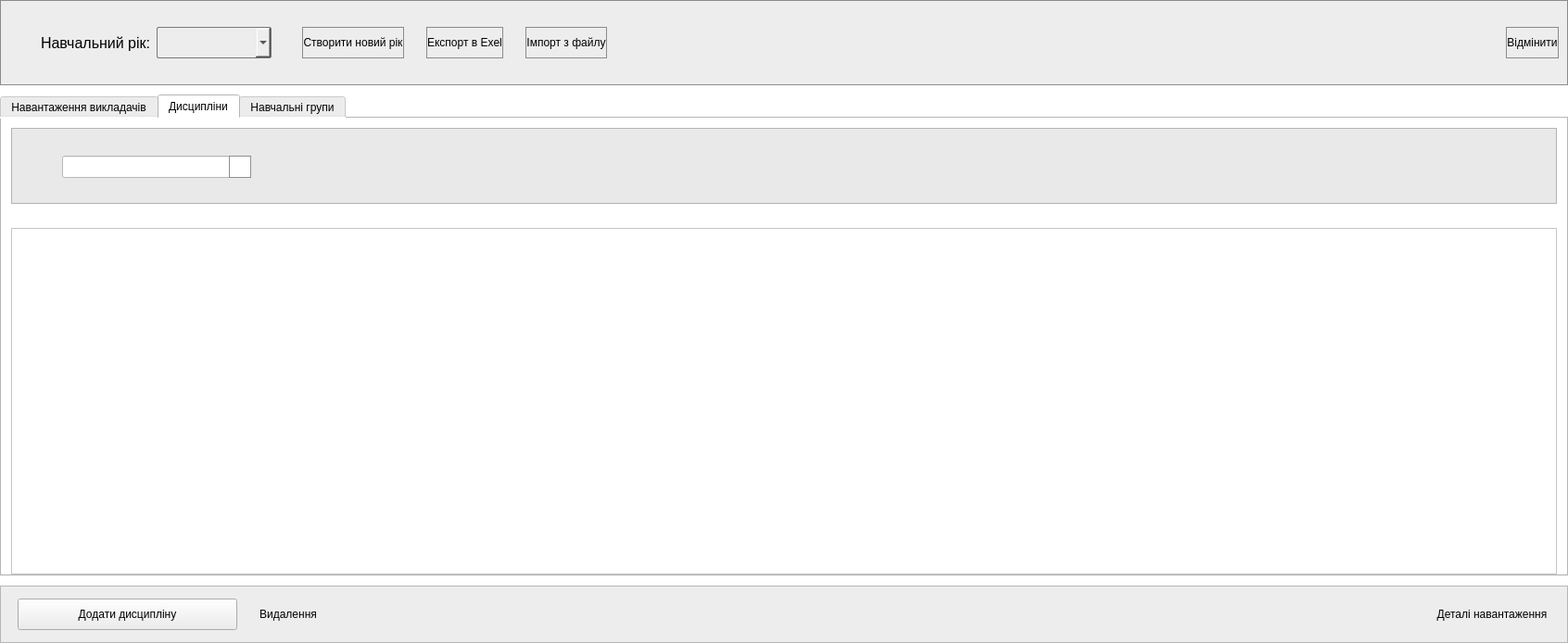
<?xml version="1.0" encoding="UTF-8"?>
<ui version="4.0">
 <class>MainWindow</class>
 <widget class="QMainWindow" name="MainWindow">
  <property name="geometry">
   <rect>
    <x>0</x>
    <y>0</y>
    <width>1692</width>
    <height>694</height>
   </rect>
  </property>
  <property name="windowTitle">
   <string>MainWindow</string>
  </property>
  <property name="styleSheet">
   <string notr="true">background-color: rgb(255, 255, 255);
</string>
  </property>
  <widget class="QWidget" name="centralwidget">
   <property name="styleSheet">
    <string notr="true"/>
   </property>
   <layout class="QVBoxLayout" name="verticalLayout">
    <property name="spacing">
     <number>10</number>
    </property>
    <property name="leftMargin">
     <number>0</number>
    </property>
    <property name="topMargin">
     <number>0</number>
    </property>
    <property name="rightMargin">
     <number>0</number>
    </property>
    <property name="bottomMargin">
     <number>0</number>
    </property>
    <item>
     <widget class="QFrame" name="Header">
      <property name="minimumSize">
       <size>
        <width>0</width>
        <height>92</height>
       </size>
      </property>
      <property name="styleSheet">
       <string notr="true">background-color: rgb(237, 237, 237);
border: 1px solid rgb(139, 139, 139);


</string>
      </property>
      <property name="frameShape">
       <enum>QFrame::Shape::StyledPanel</enum>
      </property>
      <property name="frameShadow">
       <enum>QFrame::Shadow::Raised</enum>
      </property>
      <layout class="QHBoxLayout" name="horizontalLayout_4">
       <property name="spacing">
        <number>26</number>
       </property>
       <item>
        <layout class="QHBoxLayout" name="horizontalLayout_3">
         <property name="spacing">
          <number>24</number>
         </property>
         <item>
          <widget class="QWidget" name="widget_2" native="true">
           <property name="minimumSize">
            <size>
             <width>10</width>
             <height>0</height>
            </size>
           </property>
           <property name="styleSheet">
            <string notr="true">border: 0px;</string>
           </property>
           <layout class="QHBoxLayout" name="horizontalLayout">
            <property name="leftMargin">
             <number>34</number>
            </property>
            <item>
             <widget class="QLabel" name="label">
              <property name="styleSheet">
               <string notr="true">color: rgb(0, 0, 0);
font-size: 16px;</string>
              </property>
              <property name="text">
               <string>Навчальний рік:</string>
              </property>
             </widget>
            </item>
            <item>
             <widget class="QComboBox" name="configYearComboBox">
              <property name="minimumSize">
               <size>
                <width>124</width>
                <height>34</height>
               </size>
              </property>
              <property name="sizeIncrement">
               <size>
                <width>0</width>
                <height>0</height>
               </size>
              </property>
              <property name="styleSheet">
               <string notr="true">color: rgb(0, 0, 0);
font-size: 16px;
border: 1px solid rgb(120, 120, 120);
border-radius: 2px;</string>
              </property>
             </widget>
            </item>
           </layout>
          </widget>
         </item>
         <item>
          <widget class="QPushButton" name="addNewYearButton">
           <property name="minimumSize">
            <size>
             <width>0</width>
             <height>34</height>
            </size>
           </property>
           <property name="styleSheet">
            <string notr="true">color: rgb(0, 0, 0);

</string>
           </property>
           <property name="text">
            <string>Створити новий рік</string>
           </property>
          </widget>
         </item>
         <item>
          <widget class="QPushButton" name="exportButton">
           <property name="minimumSize">
            <size>
             <width>0</width>
             <height>34</height>
            </size>
           </property>
           <property name="styleSheet">
            <string notr="true">color: rgb(0, 0, 0);
</string>
           </property>
           <property name="text">
            <string>Експорт в Exel</string>
           </property>
           <property name="autoDefault">
            <bool>false</bool>
           </property>
           <property name="default">
            <bool>false</bool>
           </property>
           <property name="flat">
            <bool>false</bool>
           </property>
          </widget>
         </item>
         <item>
          <widget class="QPushButton" name="importButton">
           <property name="minimumSize">
            <size>
             <width>0</width>
             <height>34</height>
            </size>
           </property>
           <property name="styleSheet">
            <string notr="true">color: rgb(0, 0, 0);</string>
           </property>
           <property name="text">
            <string>Імпорт з файлу</string>
           </property>
          </widget>
         </item>
         <item>
          <spacer name="horizontalSpacer">
           <property name="orientation">
            <enum>Qt::Orientation::Horizontal</enum>
           </property>
           <property name="sizeHint" stdset="0">
            <size>
             <width>40</width>
             <height>20</height>
            </size>
           </property>
          </spacer>
         </item>
         <item>
          <widget class="QPushButton" name="undoButton">
           <property name="minimumSize">
            <size>
             <width>0</width>
             <height>34</height>
            </size>
           </property>
           <property name="styleSheet">
            <string notr="true">color: rgb(0, 0, 0);

</string>
           </property>
           <property name="text">
            <string>Відмінити</string>
           </property>
          </widget>
         </item>
        </layout>
       </item>
      </layout>
     </widget>
    </item>
    <item>
     <widget class="QTabWidget" name="tabWidget">
      <property name="styleSheet">
       <string notr="true">background-color: rgb(255, 255, 255);
color: rgb(0, 0, 0);</string>
      </property>
      <property name="currentIndex">
       <number>1</number>
      </property>
      <widget class="QWidget" name="tabTeacherLayout">
       <attribute name="title">
        <string>Навантаження викладачів</string>
       </attribute>
       <layout class="QVBoxLayout" name="verticalLayout_2">
        <property name="spacing">
         <number>26</number>
        </property>
        <property name="leftMargin">
         <number>10</number>
        </property>
        <property name="topMargin">
         <number>10</number>
        </property>
        <property name="rightMargin">
         <number>10</number>
        </property>
        <property name="bottomMargin">
         <number>0</number>
        </property>
        <item>
         <widget class="QFrame" name="frame_2">
          <property name="minimumSize">
           <size>
            <width>0</width>
            <height>82</height>
           </size>
          </property>
          <property name="styleSheet">
           <string notr="true">background-color: rgb(233, 233, 233);</string>
          </property>
          <property name="frameShape">
           <enum>QFrame::Shape::StyledPanel</enum>
          </property>
          <property name="frameShadow">
           <enum>QFrame::Shadow::Raised</enum>
          </property>
          <layout class="QVBoxLayout" name="verticalLayout_3">
           <property name="leftMargin">
            <number>54</number>
           </property>
           <item>
            <widget class="QWidget" name="widget" native="true">
             <widget class="QLineEdit" name="searchTeacherLineEdit">
              <property name="geometry">
               <rect>
                <x>0</x>
                <y>20</y>
                <width>186</width>
                <height>24</height>
               </rect>
              </property>
              <property name="minimumSize">
               <size>
                <width>0</width>
                <height>24</height>
               </size>
              </property>
              <property name="maximumSize">
               <size>
                <width>186</width>
                <height>16777215</height>
               </size>
              </property>
              <property name="styleSheet">
               <string notr="true">background-color: rgb(255, 255, 255);</string>
              </property>
              <property name="text">
               <string/>
              </property>
             </widget>
             <widget class="QToolButton" name="searchTeacherButton">
              <property name="geometry">
               <rect>
                <x>180</x>
                <y>20</y>
                <width>24</width>
                <height>24</height>
               </rect>
              </property>
              <property name="minimumSize">
               <size>
                <width>24</width>
                <height>24</height>
               </size>
              </property>
              <property name="maximumSize">
               <size>
                <width>24</width>
                <height>24</height>
               </size>
              </property>
              <property name="styleSheet">
               <string notr="true">background-color: rgb(255, 255, 255);
border: 1px solid #8f8f91;</string>
              </property>
              <property name="text">
               <string/>
              </property>
             </widget>
            </widget>
           </item>
          </layout>
         </widget>
        </item>
        <item>
         <widget class="QTableView" name="teacherTableView"/>
        </item>
       </layout>
      </widget>
      <widget class="QWidget" name="tabLeson">
       <attribute name="title">
        <string>Дисципліни</string>
       </attribute>
       <layout class="QVBoxLayout" name="verticalLayout_8">
        <property name="spacing">
         <number>26</number>
        </property>
        <property name="leftMargin">
         <number>10</number>
        </property>
        <property name="topMargin">
         <number>10</number>
        </property>
        <property name="rightMargin">
         <number>10</number>
        </property>
        <property name="bottomMargin">
         <number>0</number>
        </property>
        <item>
         <widget class="QFrame" name="frame_4">
          <property name="minimumSize">
           <size>
            <width>0</width>
            <height>82</height>
           </size>
          </property>
          <property name="styleSheet">
           <string notr="true">background-color: rgb(233, 233, 233);</string>
          </property>
          <property name="frameShape">
           <enum>QFrame::Shape::StyledPanel</enum>
          </property>
          <property name="frameShadow">
           <enum>QFrame::Shadow::Raised</enum>
          </property>
          <layout class="QVBoxLayout" name="verticalLayout_7">
           <property name="leftMargin">
            <number>54</number>
           </property>
           <item>
            <widget class="QWidget" name="widget_5" native="true">
             <widget class="QLineEdit" name="searchDisciplineLineEdit">
              <property name="geometry">
               <rect>
                <x>0</x>
                <y>20</y>
                <width>186</width>
                <height>24</height>
               </rect>
              </property>
              <property name="minimumSize">
               <size>
                <width>0</width>
                <height>24</height>
               </size>
              </property>
              <property name="maximumSize">
               <size>
                <width>186</width>
                <height>16777215</height>
               </size>
              </property>
              <property name="styleSheet">
               <string notr="true">background-color: rgb(255, 255, 255);</string>
              </property>
              <property name="text">
               <string/>
              </property>
             </widget>
             <widget class="QToolButton" name="searchDisciplineButton">
              <property name="geometry">
               <rect>
                <x>180</x>
                <y>20</y>
                <width>24</width>
                <height>24</height>
               </rect>
              </property>
              <property name="minimumSize">
               <size>
                <width>24</width>
                <height>24</height>
               </size>
              </property>
              <property name="maximumSize">
               <size>
                <width>24</width>
                <height>24</height>
               </size>
              </property>
              <property name="styleSheet">
               <string notr="true">background-color: rgb(255, 255, 255);
border: 1px solid #8f8f91;</string>
              </property>
              <property name="text">
               <string/>
              </property>
             </widget>
            </widget>
           </item>
          </layout>
         </widget>
        </item>
        <item>
         <widget class="QTableView" name="disciplineTableView"/>
        </item>
       </layout>
      </widget>
      <widget class="QWidget" name="tabGroup">
       <attribute name="title">
        <string>Навчальні групи</string>
       </attribute>
       <layout class="QVBoxLayout" name="verticalLayout_10">
        <property name="spacing">
         <number>26</number>
        </property>
        <property name="leftMargin">
         <number>10</number>
        </property>
        <property name="topMargin">
         <number>10</number>
        </property>
        <property name="rightMargin">
         <number>10</number>
        </property>
        <property name="bottomMargin">
         <number>0</number>
        </property>
        <item>
         <widget class="QFrame" name="frame_5">
          <property name="minimumSize">
           <size>
            <width>0</width>
            <height>82</height>
           </size>
          </property>
          <property name="styleSheet">
           <string notr="true">background-color: rgb(233, 233, 233);</string>
          </property>
          <property name="frameShape">
           <enum>QFrame::Shape::StyledPanel</enum>
          </property>
          <property name="frameShadow">
           <enum>QFrame::Shadow::Raised</enum>
          </property>
          <layout class="QVBoxLayout" name="verticalLayout_9">
           <property name="leftMargin">
            <number>54</number>
           </property>
           <item>
            <widget class="QWidget" name="widget_6" native="true">
             <widget class="QLineEdit" name="searchGroupSpecialityLineEdit">
              <property name="geometry">
               <rect>
                <x>0</x>
                <y>20</y>
                <width>186</width>
                <height>24</height>
               </rect>
              </property>
              <property name="minimumSize">
               <size>
                <width>0</width>
                <height>24</height>
               </size>
              </property>
              <property name="maximumSize">
               <size>
                <width>186</width>
                <height>16777215</height>
               </size>
              </property>
              <property name="styleSheet">
               <string notr="true">background-color: rgb(255, 255, 255);</string>
              </property>
              <property name="text">
               <string/>
              </property>
             </widget>
             <widget class="QToolButton" name="searchGroupOrDepartmentButton">
              <property name="geometry">
               <rect>
                <x>180</x>
                <y>20</y>
                <width>24</width>
                <height>24</height>
               </rect>
              </property>
              <property name="minimumSize">
               <size>
                <width>24</width>
                <height>24</height>
               </size>
              </property>
              <property name="maximumSize">
               <size>
                <width>24</width>
                <height>24</height>
               </size>
              </property>
              <property name="styleSheet">
               <string notr="true">background-color: rgb(255, 255, 255);
border: 1px solid #8f8f91;</string>
              </property>
              <property name="text">
               <string/>
              </property>
             </widget>
            </widget>
           </item>
          </layout>
         </widget>
        </item>
        <item>
         <widget class="QFrame" name="frame_3">
          <property name="styleSheet">
           <string notr="true">border: 0px;</string>
          </property>
          <property name="frameShape">
           <enum>QFrame::Shape::StyledPanel</enum>
          </property>
          <property name="frameShadow">
           <enum>QFrame::Shadow::Raised</enum>
          </property>
          <layout class="QHBoxLayout" name="horizontalLayout_10">
           <property name="spacing">
            <number>24</number>
           </property>
           <property name="leftMargin">
            <number>0</number>
           </property>
           <property name="topMargin">
            <number>0</number>
           </property>
           <property name="rightMargin">
            <number>0</number>
           </property>
           <property name="bottomMargin">
            <number>0</number>
           </property>
           <item>
            <widget class="QTableView" name="groupTabelView">
             <property name="styleSheet">
              <string notr="true">border: 1px solid rgb(115, 115, 115);</string>
             </property>
            </widget>
           </item>
           <item>
            <widget class="QTableView" name="specialityTableView">
             <property name="styleSheet">
              <string notr="true">border: 1px solid rgb(115, 115, 115);</string>
             </property>
            </widget>
           </item>
          </layout>
         </widget>
        </item>
       </layout>
      </widget>
     </widget>
    </item>
    <item>
     <widget class="QFrame" name="frame">
      <property name="sizePolicy">
       <sizepolicy hsizetype="Preferred" vsizetype="Preferred">
        <horstretch>0</horstretch>
        <verstretch>0</verstretch>
       </sizepolicy>
      </property>
      <property name="maximumSize">
       <size>
        <width>16777215</width>
        <height>62</height>
       </size>
      </property>
      <property name="styleSheet">
       <string notr="true">background-color: rgb(237, 237, 237);
border-color: rgb(139, 139, 139);</string>
      </property>
      <property name="frameShape">
       <enum>QFrame::Shape::StyledPanel</enum>
      </property>
      <property name="frameShadow">
       <enum>QFrame::Shadow::Raised</enum>
      </property>
      <layout class="QHBoxLayout" name="horizontalLayout_5" stretch="0,0,1,0">
       <property name="sizeConstraint">
        <enum>QLayout::SizeConstraint::SetDefaultConstraint</enum>
       </property>
       <property name="topMargin">
        <number>4</number>
       </property>
       <property name="bottomMargin">
        <number>6</number>
       </property>
       <item>
        <widget class="QStackedWidget" name="footerStack">
         <property name="enabled">
          <bool>true</bool>
         </property>
         <property name="sizePolicy">
          <sizepolicy hsizetype="Maximum" vsizetype="Preferred">
           <horstretch>0</horstretch>
           <verstretch>0</verstretch>
          </sizepolicy>
         </property>
         <property name="maximumSize">
          <size>
           <width>16777215</width>
           <height>62</height>
          </size>
         </property>
         <property name="styleSheet">
          <string notr="true"/>
         </property>
         <property name="locale">
          <locale language="Russian" country="Russia"/>
         </property>
         <property name="currentIndex">
          <number>1</number>
         </property>
         <widget class="QWidget" name="footerTeacherLoad">
          <property name="sizePolicy">
           <sizepolicy hsizetype="Maximum" vsizetype="Preferred">
            <horstretch>0</horstretch>
            <verstretch>0</verstretch>
           </sizepolicy>
          </property>
          <property name="minimumSize">
           <size>
            <width>15</width>
            <height>0</height>
           </size>
          </property>
          <layout class="QHBoxLayout" name="horizontalLayout_2">
           <item>
            <widget class="QPushButton" name="addTeacherButton">
             <property name="minimumSize">
              <size>
               <width>0</width>
               <height>34</height>
              </size>
             </property>
             <property name="styleSheet">
              <string notr="true">color: rgb(0, 0, 0);
</string>
             </property>
             <property name="text">
              <string>Додати викладача</string>
             </property>
            </widget>
           </item>
          </layout>
         </widget>
         <widget class="QWidget" name="footerLeson">
          <property name="sizePolicy">
           <sizepolicy hsizetype="Maximum" vsizetype="Preferred">
            <horstretch>0</horstretch>
            <verstretch>0</verstretch>
           </sizepolicy>
          </property>
          <layout class="QHBoxLayout" name="horizontalLayout_6">
           <item>
            <widget class="QPushButton" name="addDisciplineButton">
             <property name="minimumSize">
              <size>
               <width>0</width>
               <height>34</height>
              </size>
             </property>
             <property name="styleSheet">
              <string notr="true">color: rgb(0, 0, 0);
</string>
             </property>
             <property name="text">
              <string>Додати дисципліну</string>
             </property>
            </widget>
           </item>
          </layout>
         </widget>
         <widget class="QWidget" name="footerGroup">
          <property name="sizePolicy">
           <sizepolicy hsizetype="Minimum" vsizetype="Preferred">
            <horstretch>0</horstretch>
            <verstretch>0</verstretch>
           </sizepolicy>
          </property>
          <layout class="QHBoxLayout" name="horizontalLayout_8">
           <property name="spacing">
            <number>28</number>
           </property>
           <item>
            <widget class="QPushButton" name="addGroupButton">
             <property name="minimumSize">
              <size>
               <width>0</width>
               <height>34</height>
              </size>
             </property>
             <property name="styleSheet">
              <string notr="true">color: rgb(0, 0, 0);</string>
             </property>
             <property name="text">
              <string>Додати групу</string>
             </property>
            </widget>
           </item>
           <item>
            <widget class="QPushButton" name="addSpecialityButton">
             <property name="minimumSize">
              <size>
               <width>0</width>
               <height>34</height>
              </size>
             </property>
             <property name="styleSheet">
              <string notr="true">color: rgb(0, 0, 0);</string>
             </property>
             <property name="text">
              <string>Додати спеціальність</string>
             </property>
            </widget>
           </item>
          </layout>
         </widget>
        </widget>
       </item>
       <item>
        <widget class="QFrame" name="frame_6">
         <property name="maximumSize">
          <size>
           <width>186</width>
           <height>16777215</height>
          </size>
         </property>
         <property name="styleSheet">
          <string notr="true">border-radius: 1px;</string>
         </property>
         <property name="frameShape">
          <enum>QFrame::Shape::StyledPanel</enum>
         </property>
         <property name="frameShadow">
          <enum>QFrame::Shadow::Raised</enum>
         </property>
         <layout class="QHBoxLayout" name="horizontalLayout_9">
          <item>
           <widget class="QPushButton" name="deleatButton">
            <property name="minimumSize">
             <size>
              <width>0</width>
              <height>34</height>
             </size>
            </property>
            <property name="styleSheet">
             <string notr="true">color: rgb(0, 0, 0);</string>
            </property>
            <property name="text">
             <string>Видалення</string>
            </property>
           </widget>
          </item>
         </layout>
        </widget>
       </item>
       <item>
        <spacer name="horizontalSpacer_10">
         <property name="orientation">
          <enum>Qt::Orientation::Horizontal</enum>
         </property>
         <property name="sizeType">
          <enum>QSizePolicy::Policy::Expanding</enum>
         </property>
         <property name="sizeHint" stdset="0">
          <size>
           <width>160</width>
           <height>20</height>
          </size>
         </property>
        </spacer>
       </item>
       <item>
        <widget class="QFrame" name="settingFrame">
         <property name="styleSheet">
          <string notr="true">border-radius: 1px;</string>
         </property>
         <property name="frameShape">
          <enum>QFrame::Shape::StyledPanel</enum>
         </property>
         <property name="frameShadow">
          <enum>QFrame::Shadow::Raised</enum>
         </property>
         <layout class="QHBoxLayout" name="horizontalLayout_7">
          <item>
           <widget class="QPushButton" name="setteningButton">
            <property name="minimumSize">
             <size>
              <width>126</width>
              <height>34</height>
             </size>
            </property>
            <property name="styleSheet">
             <string notr="true">color: rgb(0, 0, 0);
</string>
            </property>
            <property name="text">
             <string>Деталі навантаження</string>
            </property>
           </widget>
          </item>
         </layout>
        </widget>
       </item>
      </layout>
     </widget>
    </item>
   </layout>
  </widget>
  <widget class="QMenuBar" name="menubar">
   <property name="geometry">
    <rect>
     <x>0</x>
     <y>0</y>
     <width>1692</width>
     <height>21</height>
    </rect>
   </property>
  </widget>
 </widget>
 <resources/>
 <connections/>
</ui>
